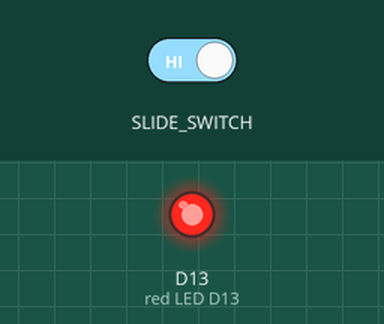
This program was run on a simulated Circuit Playground running CircuitPython. Parts: output pins drawn as LEDs (lit = HIGH). The inputs (shaded band) are chosen by the test bench.

Above: at 1.2 s.
1.3 s: slide switch moved to the right
At 1.8 s:
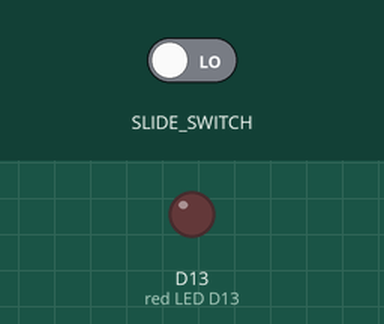
2.8 s: slide switch moved to the left
At 4.2 s:
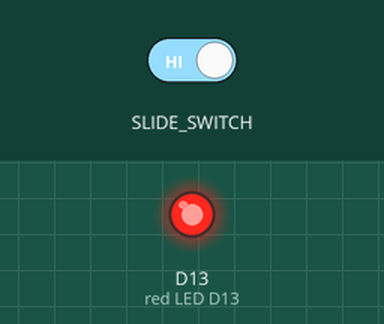
Timing chart, 0 to 5.8 s (numbered marks = the images above; inputs shaded):
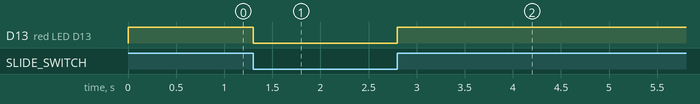

Measured:
- after the input at 1.3 s, D13 (red LED D13): HIGH → LOW at once
- after the input at 2.8 s, D13 (red LED D13): LOW → HIGH at once

The program:

Switch_and_red_LED.py
```python
from adafruit_circuitplayground import cp

def switch_red():
    while True:
        if cp.switch: # checks to see if the switch is on
            cp.red_led = True # Turns the red LED on
        else:
            cp.red_led = False # Turns the red LED off

def main():
    switch_red()

main()
```
